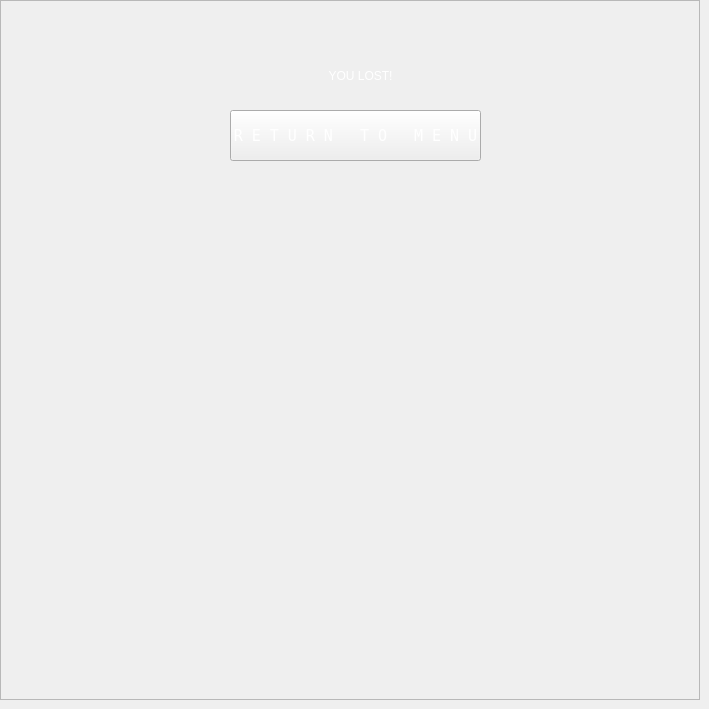
     <widget class="QWidget" name="page">
      <widget class="QFrame" name="end_practice_mode">
       <property name="geometry">
        <rect>
         <x>0</x>
         <y>0</y>
         <width>700</width>
         <height>700</height>
        </rect>
       </property>
       <property name="autoFillBackground">
        <bool>false</bool>
       </property>
       <property name="styleSheet">
        <string notr="true">background-image: url(:/gamefield_graphics/gamefield.png);</string>
       </property>
       <property name="frameShape">
        <enum>QFrame::StyledPanel</enum>
       </property>
       <property name="frameShadow">
        <enum>QFrame::Raised</enum>
       </property>
       <widget class="QLabel" name="youWin_2">
        <property name="geometry">
         <rect>
          <x>160</x>
          <y>10</y>
          <width>401</width>
          <height>131</height>
         </rect>
        </property>
        <property name="styleSheet">
         <string notr="true">font: 75 35pt &quot;Fixedsys&quot;;
color: rgb(255, 255, 255);
background-image: url(:/t.png);</string>
        </property>
        <property name="text">
         <string>YOU LOST!</string>
        </property>
        <property name="scaledContents">
         <bool>false</bool>
        </property>
        <property name="alignment">
         <set>Qt::AlignCenter</set>
        </property>
       </widget>
       <widget class="QLabel" name="winningPlayer_2">
        <property name="enabled">
         <bool>true</bool>
        </property>
        <property name="geometry">
         <rect>
          <x>220</x>
          <y>190</y>
          <width>261</width>
          <height>281</height>
         </rect>
        </property>
        <property name="styleSheet">
         <string notr="true">background-image: url(:/gamefield_graphics/ribbons.png);</string>
        </property>
        <property name="text">
         <string/>
        </property>
        <property name="pixmap">
         <pixmap resource="res.qrc">:/gamefield_graphics/p2.PNG</pixmap>
        </property>
        <property name="scaledContents">
         <bool>true</bool>
        </property>
       </widget>
       <widget class="QLabel" name="queen_2">
        <property name="enabled">
         <bool>true</bool>
        </property>
        <property name="geometry">
         <rect>
          <x>110</x>
          <y>420</y>
          <width>501</width>
          <height>281</height>
         </rect>
        </property>
        <property name="styleSheet">
         <string notr="true">background-image: url(:/gamefield_graphics/t.png);</string>
        </property>
        <property name="text">
         <string/>
        </property>
        <property name="pixmap">
         <pixmap resource="res.qrc">:/gamefield_graphics/Queen.png</pixmap>
        </property>
        <property name="scaledContents">
         <bool>true</bool>
        </property>
       </widget>
       <widget class="QPushButton" name="pushButton_2">
        <property name="geometry">
         <rect>
          <x>230</x>
          <y>110</y>
          <width>251</width>
          <height>51</height>
         </rect>
        </property>
        <property name="font">
         <font>
          <family>Fixedsys</family>
          <pointsize>11</pointsize>
         </font>
        </property>
        <property name="styleSheet">
         <string notr="true">color: rgb(255, 255, 255)</string>
        </property>
        <property name="text">
         <string>R E T U R N   T O   M E N U</string>
        </property>
       </widget>
      </widget>
     </widget>
